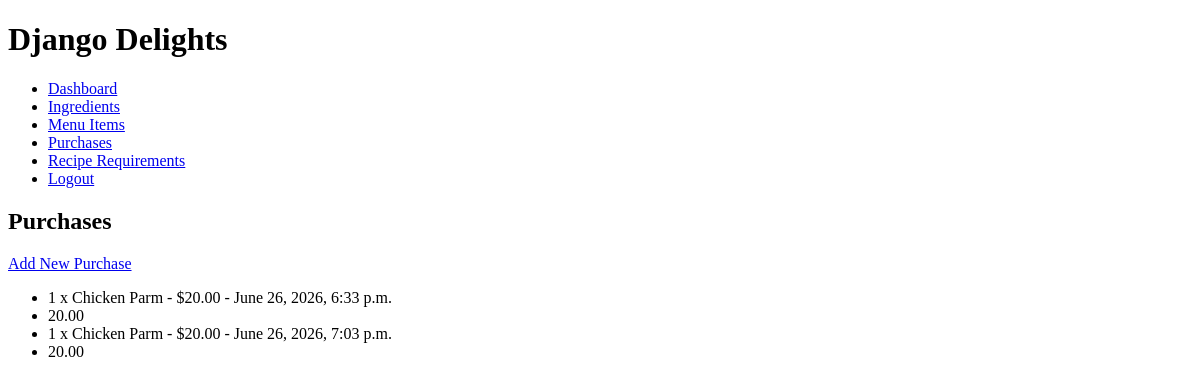
The page /purchases/ on the database as committed earlier.
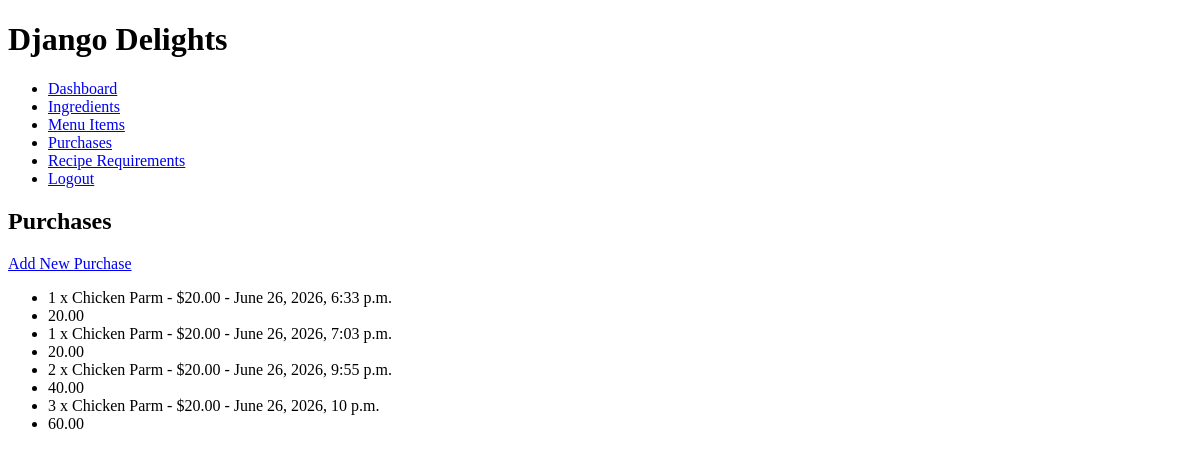
The same page on the database as committed later.
### inventory/models.py (models this page shows, shortened)
class Purchase(models.Model):
    menu_item = models.ForeignKey(MenuItem, on_delete=models.CASCADE)
    quantity = models.IntegerField()
    purchase_date = models.DateTimeField(auto_now_add=True)
    def total_cost(self):
        return self.menu_item.price * self.quantity

class MenuItem(models.Model):
    name = models.CharField(max_length=100)
    description = models.TextField()
    price = models.DecimalField(max_digits=6, decimal_places=2)

### inventory/views.py (the view)
# urls.py: path('purchases/', views.PurchaseListView.as_view(), name='purchase_list'),
class PurchaseListView(ListView):
    model = Purchase
    template_name = 'inventory/purchase_list.html'
    context_object_name = 'purchases'

### inventory/templates/inventory/purchase_list.html
{% extends "base.html" %}
{% block content %}
<h2>Purchases</h2>
<a href="{% url 'purchase_add' %}">Add New Purchase</a>
<ul>
    {% for purchase in purchases %}
        <li>{{ purchase.quantity }} x {{ purchase.menu_item.name }} - ${{ purchase.menu_item.price }} - {{ purchase.purchase_date }}</li>
        <li>{{ purchase.total_cost }}</li>
    {% endfor %}
</ul>
{% endblock %}

### inventory/templates/base.html (shortened to what this page needs)
{% load static %}
<!DOCTYPE html>
<html lang="en">
<head>
</head>
<body>
    <header>
        <h1>Django Delights</h1>
        <nav>
            <ul>
                <li><a href="{% url 'dashboard' %}">Dashboard</a></li>
                <li><a href="{% url 'ingredient_list' %}">Ingredients</a></li>
                <li><a href="{% url 'menu_item_list' %}">Menu Items</a></li>
                <li><a href="{% url 'purchase_list' %}">Purchases</a></li>
                <li><a href="{% url 'recipe_requirement_list' %}">Recipe Requirements</a></li>
                <li><a href="{% url 'logout' %}">Logout</a></li>
            </ul>
        </nav>
    </header>
    <main>
        {% block content %}
        {% endblock %}
    </main>
</body>
</html>

Rows that differ between the two databases and show on the page:
added Purchase: quantity "2", menu_item.name "Chicken Parm", menu_item.price "20.00", purchase_date "June 26, 2026, 9:55 p.m.", total_cost "40.00"
added Purchase: quantity "3", menu_item.name "Chicken Parm", menu_item.price "20.00", purchase_date "June 26, 2026, 10 p.m.", total_cost "60.00"
